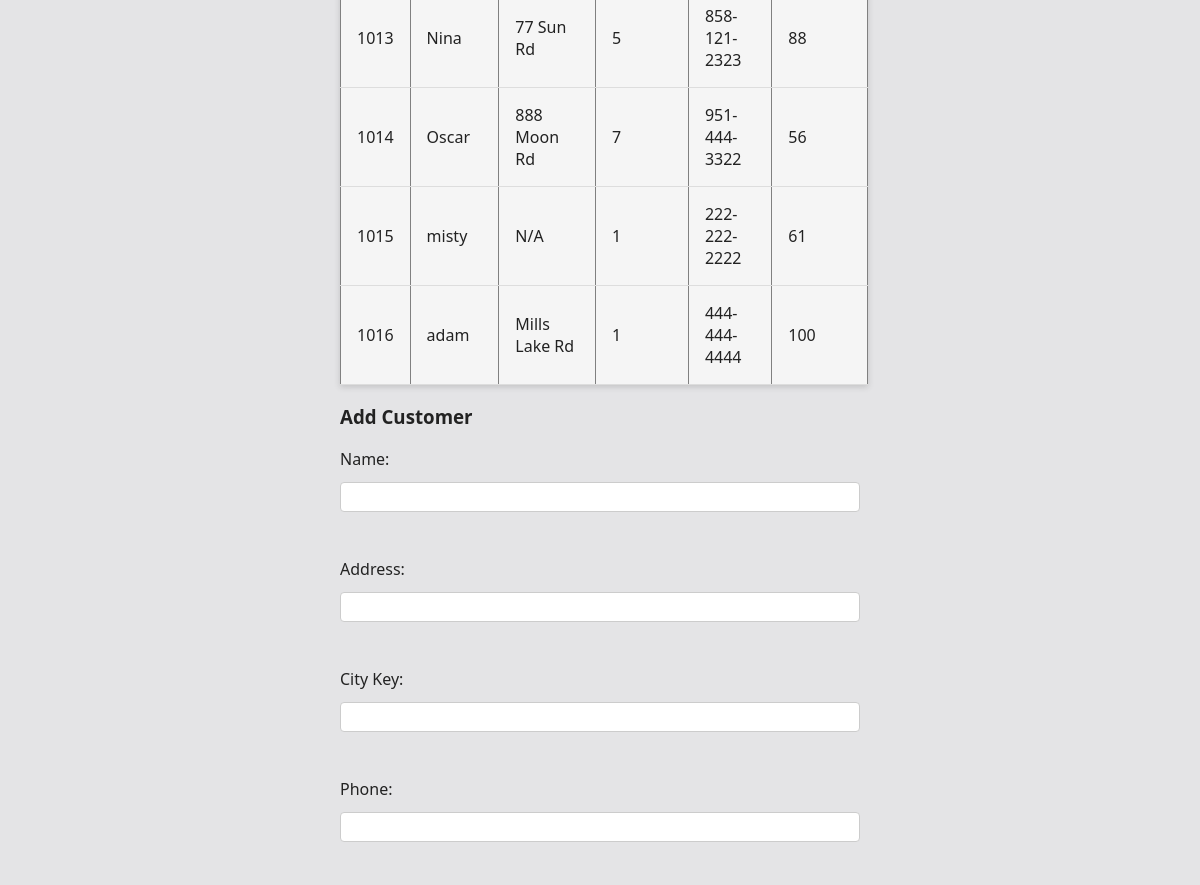
Page /admin/customers (signed in, middle part) on the earlier database version.
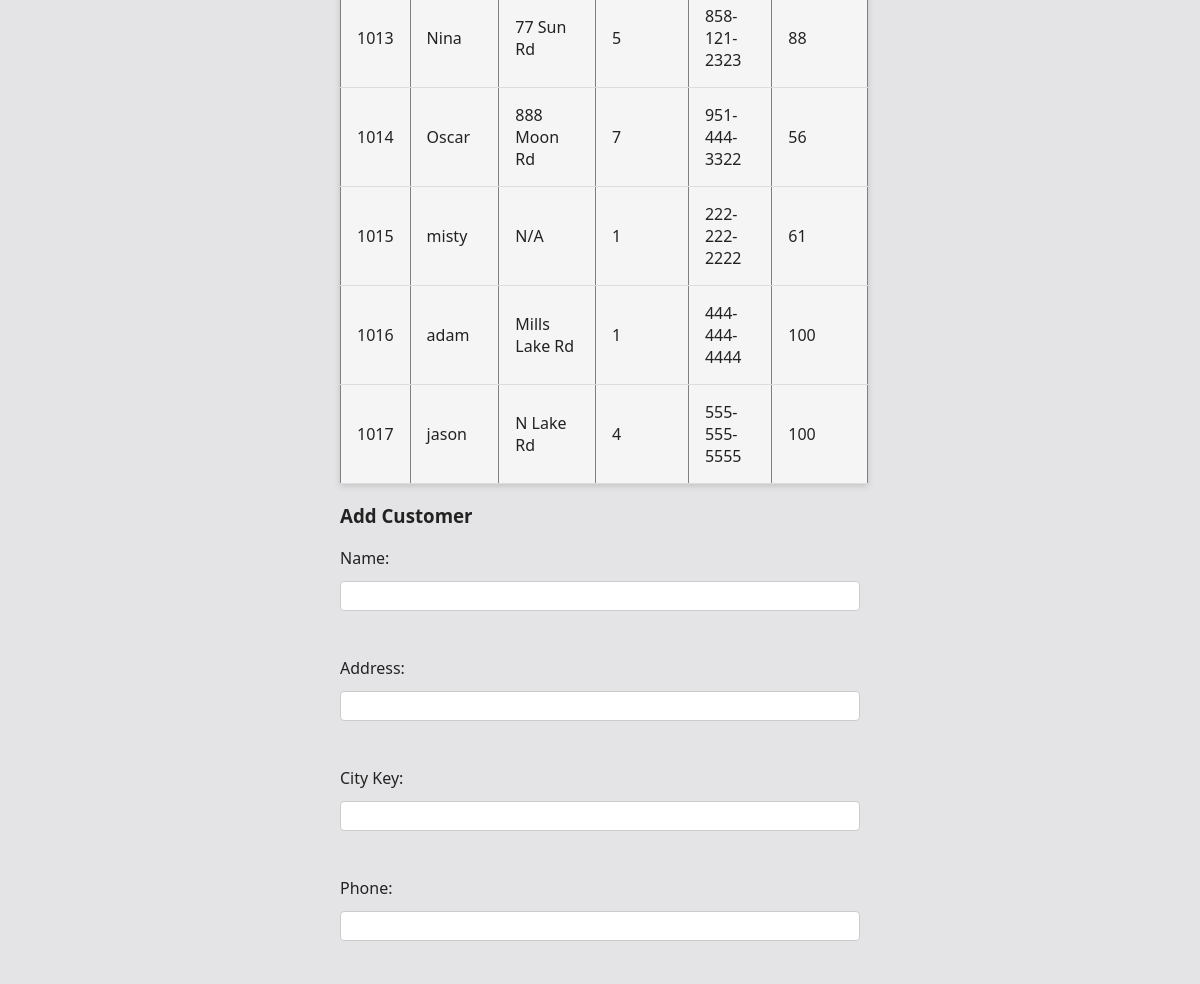
Same page on the later database version.
### tables this page shows
CREATE TABLE customer (
  c_custKey decimal(4,0) NOT NULL,
  c_name char(25) NOT NULL,
  c_address varchar(40) NOT NULL,
  c_cityKey decimal(1,0) NOT NULL,
  c_phone char(15) NOT NULL,
  c_balance decimal(7,2) NOT NULL
);

### app.py (the view)
        def wrapped(*args, **kwargs):
            if "user_id" not in session:
                flash("Please log in first.", "error")
                return redirect(url_for("login"))
            if role is not None and session.get("role") != role:
                flash("You are not authorized to view this page.", "error")
                return redirect(url_for("home"))
            return fn(*args, **kwargs)

### app.py (called while the page is built, shortened)
def get_db_connection():
    conn = sqlite3.connect(DB_PATH)
    conn.row_factory = sqlite3.Row
    return conn

def login_required(role=None):
    def decorator(fn):
        def wrapped(*args, **kwargs):
            if "user_id" not in session:
                flash("Please log in first.", "error")
                return redirect(url_for("login"))
            if role is not None and session.get("role") != role:
                flash("You are not authorized to view this page.", "error")
                return redirect(url_for("home"))
            return fn(*args, **kwargs)
        wrapped.__name__ = fn.__name__
        return wrapped
    return decorator

@app.route("/admin/customers", methods=["GET", "POST"])
@login_required(role="admin")
def admin_customers():
    conn = get_db_connection()
    cur = conn.cursor()
    cur.execute("""
        SELECT c.c_custKey, c.c_name, c.c_address, c.c_cityKey, c.c_phone, c.c_balance
        FROM customer c
        ORDER BY c.c_custKey;
    """)
    customers = cur.fetchall()
    conn.close()
    return render_template("admin.html", section="customers", customers=customers)

### templates/admin.html (shortened to what this page needs)
{% extends "base.html" %}
{% block body %}
<div class="container">
{% if section == "products" %}
  <h2>Products</h2>
  <h3>Current Products</h3>
  <table border="1" cellpadding="4" cellspacing="0">
    <tr>
      <th>Key</th><th>Name</th><th>Category</th><th>Size</th><th>Price</th>
    </tr>
    {% for p in products %}
    <tr>
      <td>{{ p.p_productKey }}</td>
      <td>{{ p.p_name }}</td>
      <td>{{ p.p_category }}</td>
      <td>{{ p.p_size }}</td>
      <td>{{ p.p_price }}</td>
    </tr>
    {% endfor %}
  </table>
  <h3>Add Product</h3>
  <form method="POST" action="{{ url_for('admin_products') }}">
    <input type="hidden" name="action" value="add">
    <label>Name:</label><input name="name"><br>
    <label>Category:</label><input name="category" placeholder="APPAREL/MERCH/STAT/TECH"><br>
    <label>Size:</label><input name="size" placeholder="S/M/L"><br>
    <label>Price:</label><input type="number" step="0.01" name="price"><br>
    <button type="submit">Add</button>
  </form>
  <h3>Update Product (any fields)</h3>
  <form method="POST" action="{{ url_for('admin_products') }}">
    <input type="hidden" name="action" value="update">
    <label>Product Key:</label><input name="productKey"><br>
    <label>New Name:</label><input name="name" placeholder="leave blank to keep"><br>
    <label>New Category:</label><input name="category" placeholder="leave blank to keep"><br>
    <label>New Size:</label><input name="size" placeholder="leave blank to keep"><br>
    <label>New Price:</label><input type="number" step="0.01" name="price" placeholder="leave blank to keep"><br>
    <button type="submit">Update</button>
  </form>
  <h3>Delete Product</h3>
  <form method="POST" action="{{ url_for('admin_products') }}">
    <input type="hidden" name="action" value="delete">
    <label>Product Key:</label><input name="productKey"><br>
    <button type="submit">Delete</button>
  </form>
{% elif section == "customers" %}
  <table border="1" cellpadding="4" cellspacing="0">
    {% for c in customers %}
    <tr>
      <td>{{ c.c_custKey }}</td>
      <td>{{ c.c_name }}</td>
      <td>{{ c.c_address }}</td>
      <td>{{ c.c_cityKey }}</td>
      <td>{{ c.c_phone }}</td>
      <td>{{ c.c_balance }}</td>
    </tr>
    {% endfor %}
  </table>
  <h3>Add Customer</h3>
  <form method="POST" action="{{ url_for('admin_customers') }}">
    <label>Name:</label><input name="name"><br>
    <label>Address:</label><input name="address"><br>
    <label>City Key:</label><input name="cityKey"><br>
    <label>Phone:</label><input name="phone"><br>
  </form>
  {% else %}
    <p>Select a section above to manage Products, Customers, or Transactions.</p>
  {% endif %}
</div>
{% endblock %}

### templates/base.html (shortened to what this page needs)
<html lang="eng">
  <head>
    <link rel="stylesheet" href="{{ url_for('static', filename='styles.css') }}">
  </head>
  <body>
    {%block body%}{%endblock%}
  </body>
</html>

### static/styles.css (style rules this page uses)
body { font-family: system-ui, Arial, sans-serif; background-color: #f5f5f5; background-color: #e4e4e6; color: #222; margin: 0; padding: 0; }
.container { max-width: 60vw; min-height: 50vh; margin-top: 5rem; margin: 0 auto; }
input { padding: 6px 10px; border: 1px solid #ccc; border-radius: 4px; font-size: 14px; }
table { width: 100%; border-collapse: collapse; margin-top: 12px; overflow: hidden; background-color: #f5f5f5; box-shadow: 0 2px 6px rgba(59, 59, 59, 0.2); }

### templates/base.html (style rules this page uses)
body { font-family: system-ui, Arial, sans-serif; margin: 2rem; }
.container { max-width: 520px; margin: 0 auto; }
form { display:grid; gap:.75rem }

Differences in the rows shown:
added customer: c_custKey "1017", c_name "jason", c_address "N Lake Rd", c_cityKey "4", c_phone "555-555-5555", c_balance "100"
